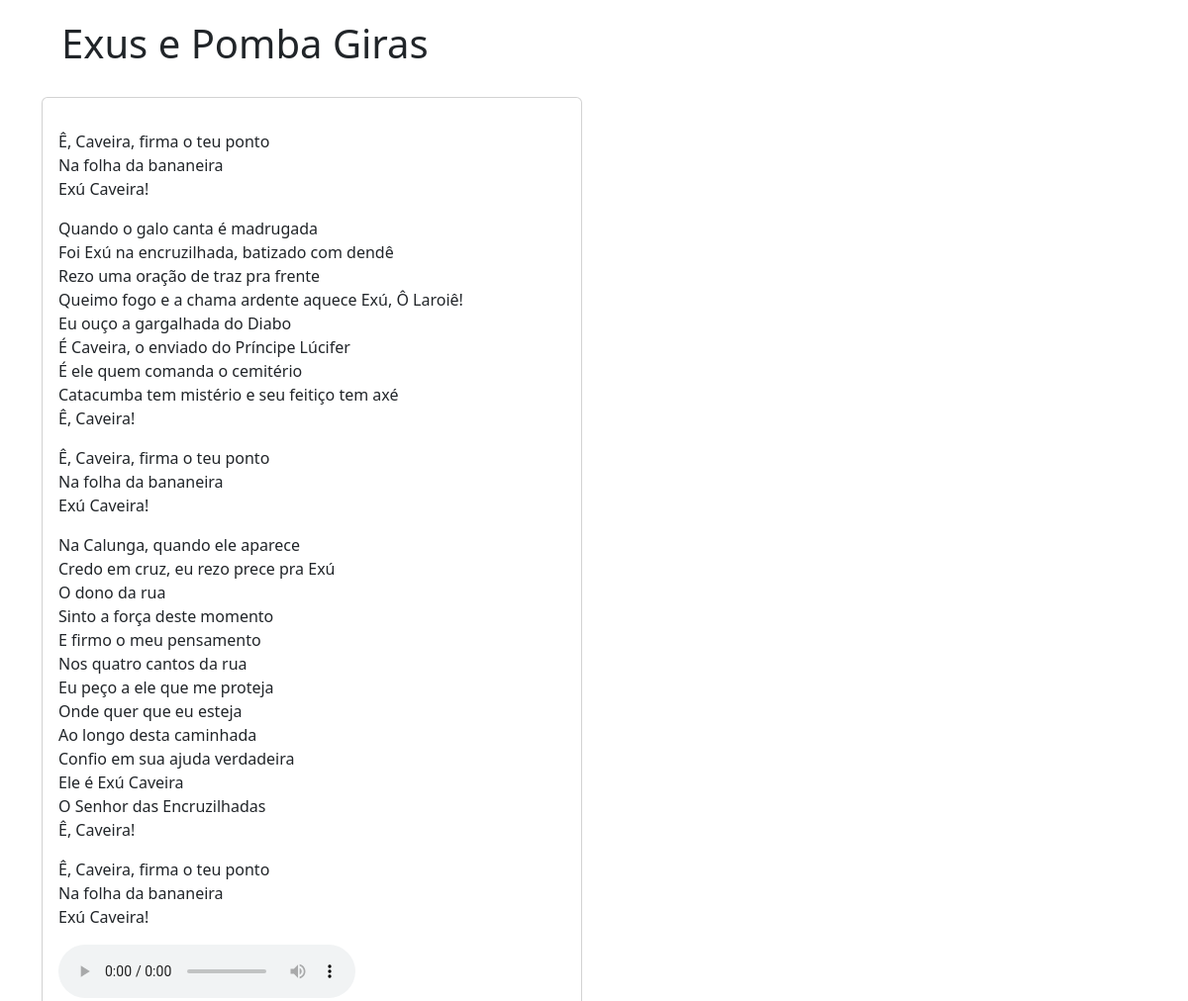
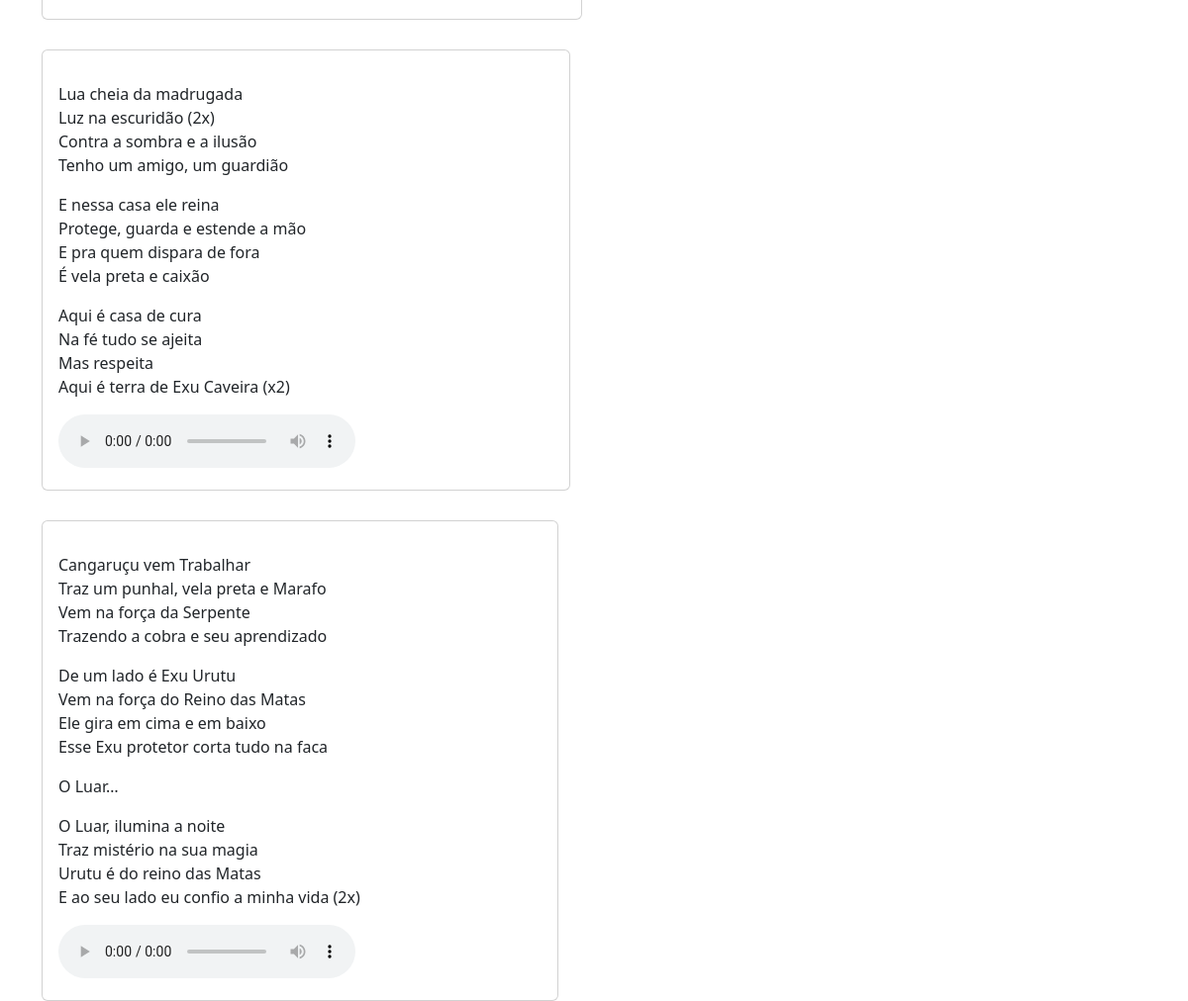
The page /hinario/exus-pomba-giras on the database its author committed (2 pictures, top to bottom).
### pontos/models.py (models this page shows)
class Ponto(models.Model):
    category = models.ForeignKey(CreateHinario, on_delete=models.PROTECT)
    ponto = models.TextField()
    audio = models.FileField(upload_to="", max_length=100, blank=True)
    urlYoutube = models.URLField(max_length=200, blank=True)
    dateofpost = models.DateTimeField(auto_now_add=True)
    def __str__(self):
        return f"{str(self.ponto)}"

### pontos/views.py (the view)
# urls.py: path("hinario/<slug:slug_id>", views.pontosView, name="hino"),
def pontosView(request, slug_id):
    match slug_id:
        case "hino-da-umbanda":
            pontos = Ponto.objects.filter(category_id=4)
            return render(request, "pontos.html", {"ponto": pontos, "title": "Hino da Umbanda"})
        case "hinos-da-ayahuasca":
            pontos = Ponto.objects.filter(category_id=5)
            return render(request, "pontos.html", {"ponto": pontos, "title": "Hinos da Ayahuasca"})
        case "hinario-do-mestre-irineu":
            pontos = Ponto.objects.filter(category_id=6)
            return render(request, "pontos.html", {"ponto": pontos, "title": "O Cruzeirinho"})
        case "abertura":
            pontos = Ponto.objects.filter(category_id=7)
            return render(request, "pontos.html", {"ponto": pontos, "title": "Abertura"})
        case "saldacao-da-porteira":
            pontos = Ponto.objects.filter(category_id=8)
            return render(request, "pontos.html", {"ponto": pontos, "title": "Saldação da Porteira"})
        case "defumacao":
            pontos = Ponto.objects.filter(category_id=9)
            return render(request, "pontos.html", {"ponto": pontos, "title": "Defumação"})
        case "descarrego":
            pontos = Ponto.objects.filter(category_id=10)
            return render(request, "pontos.html", {"ponto": pontos, "title": "Descarrego"})
        case "encerramento":
            pontos = Ponto.objects.filter(category_id=11)
            return render(request, "pontos.html", {"ponto": pontos, "title": "Encerramento"})
        case "oxala":
            pontos = Ponto.objects.filter(category_id=12)
            return render(request, "pontos.html", {"ponto": pontos, "title": "Oxalá"})
        case "ogum":
            pontos = Ponto.objects.filter(category_id=13)
            return render(request, "pontos.html", {"ponto": pontos, "title": "Ogum"})
        case "omulu-obaluae":
            pontos = Ponto.objects.filter(category_id=14)
            return render(request, "pontos.html", {"ponto": pontos, "title": "Omulu/Obaluaê"})
        case "iemanja":
            pontos = Ponto.objects.filter(category_id=15)
            return render(request, "pontos.html", {"ponto": pontos, "title": "Iemanjá"})
        case "xango":
            pontos = Ponto.objects.filter(category_id=16)
            return render(request, "pontos.html", {"ponto": pontos, "title": "Xangô"})
        case "oxossi":
            pontos = Ponto.objects.filter(category_id=17)
            return render(request, "pontos.html", {"ponto": pontos, "title": "Oxossi"})
        case "oxum":
            pontos = Ponto.objects.filter(category_id=18)
            return render(request, "pontos.html", {"ponto": pontos, "title": "Oxum"})
        case "iansa":
            pontos = Ponto.objects.filter(category_id=19)
            return render(request, "pontos.html", {"ponto": pontos, "title": "Iansã"})
        case "nana-buruque":
            pontos = Ponto.objects.filter(category_id=20)
            return render(request, "pontos.html", {"ponto": pontos, "title": "Nanã Buruque"})
        case "marinheiros-marujos":
            pontos = Ponto.objects.filter(category_id=21)
            return render(request, "pontos.html", {"ponto": pontos, "title": "Marinheiros e Marujos"})
        case "boiaderos":
            pontos = Ponto.objects.filter(category_id=22)
            return render(request, "pontos.html", {"ponto": pontos, "title": "Boiaderos"})
        case "baianos":
            pontos = Ponto.objects.filter(category_id=23)
            return render(request, "pontos.html", {"ponto": pontos, "title": "Bainos"})
        case "pretos-velhos":
            pontos = Ponto.objects.filter(category_id=24)
            return render(request, "pontos.html", {"ponto": pontos, "title": "Pretos Velhos"})
        case "caboclos":
            pontos = Ponto.objects.filter(category_id=25)
            return render(request, "pontos.html", {"ponto": pontos, "title": "Caboclos"})
        case "exus-pomba-giras":
            pontos = Ponto.objects.filter(category_id=26)
            return render(request, "pontos.html", {"ponto": pontos, "title": "Exus e Pomba Giras"})
        case "criancas":
            pontos = Ponto.objects.filter(category_id=27)
            return render(request, "pontos.html", {"ponto": pontos, "title": "Crianças"})
    return HttpResponse(f"{slug_id}")

### pontos/templates/pontos.html (shortened to what this page needs)
<!DOCTYPE html>
<html lang="en">
<head>
    <link href="https://cdn.jsdelivr.net/npm/bootstrap@5.3.3/dist/css/bootstrap.min.css" rel="stylesheet">
</head>
<body>
    <div class="container">
        <h1 style="margin: 20px">{{ title }}</h1>
        {% for p in ponto %}
            <div class="row" style="margin-top: 30px;">
                <div class="col-sm-6">
                    <div class="card">
                        <div class="card-body">
                            <p class="card-text" style="text-align: center;">{{ p|linebreaks }}</p>
                            {% if p.audio or p.urlYoutube %}
                                <audio src="{{ p.audio.url }}" controls></audio>
                            {% else %}
                                <a href="{% url "pontos:update-hino" p.id %}" class="btn btn-primary">Adicionar Audio</a>
                            {% endif %}
                        </div>
                    </div>
            </div>
            <br>
            <br>
        {% endfor %}
    </div>
</body>
</html>

### rows shown on the page
Ponto: ponto "Ê, Caveira, firma o teu ponto Na folha da bananeira Exú Caveira! Quando o galo canta é madrugada Foi Exú na encruzilhada, batizado com dendê Rezo uma oração de traz pra frente Queimo fogo e a chama ardente aquece Exú, Ô Laroiê! Eu ouço a gargalhada do Diabo É Caveira, o enviado do Príncipe Lúcifer É ele quem comanda o cemitério Catacumba tem mistério e seu feitiço tem axé Ê, Caveira! Ê, Caveira, firma o teu ponto Na folha da bananeira Exú Caveira! Na Calunga, quando ele aparece Credo em cruz, eu rezo prece pra Exú O dono da rua Sinto a força deste momento E firmo o meu pensamento Nos quatro cantos da rua Eu peço a ele que me proteja Onde quer que eu esteja Ao longo desta caminhada Confio em…"
Ponto: ponto "Lua cheia da madrugada Luz na escuridão (2x) Contra a sombra e a ilusão Tenho um amigo, um guardião E nessa casa ele reina Protege, guarda e estende a mão E pra quem dispara de fora É vela preta e caixão Aqui é casa de cura Na fé tudo se ajeita Mas respeita Aqui é terra de Exu Caveira (x2)"
Ponto: ponto "Cangaruçu vem Trabalhar Traz um punhal, vela preta e Marafo Vem na força da Serpente Trazendo a cobra e seu aprendizado De um lado é Exu Urutu Vem na força do Reino das Matas Ele gira em cima e em baixo Esse Exu protetor corta tudo na faca O Luar… O Luar, ilumina a noite Traz mistério na sua magia Urutu é do reino das Matas E ao seu lado eu confio a minha vida (2x)"

### other values the page prints
{{ title }} "Exus e Pomba Giras"
